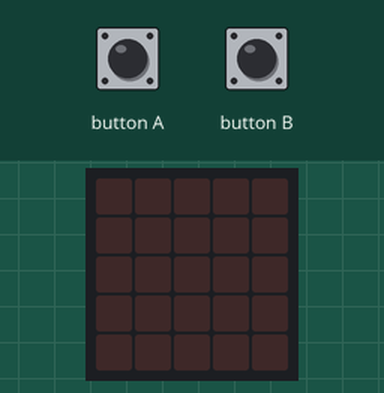
A program run on a simulated BBC micro:bit running MicroPython. On the bench: the board's 5×5 LED display. Inputs (shaded band) come from the test bench.

Above: at 1.2 s.
1.3 s: button A pressed for 0.15 s
At 1.6 s:
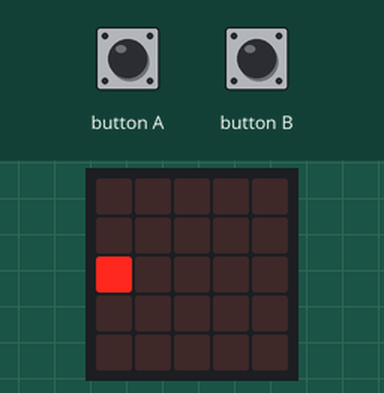
3.8 s: button B pressed for 0.15 s
At 4.6 s:
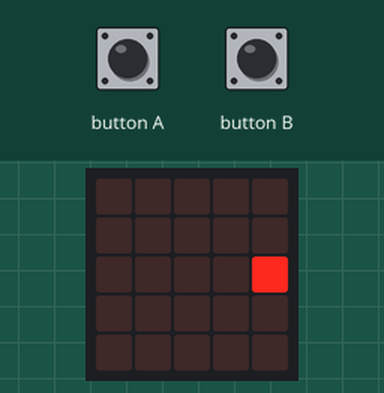
Timing chart, 0 to 6.8 s (numbered marks = the images above; inputs shaded):
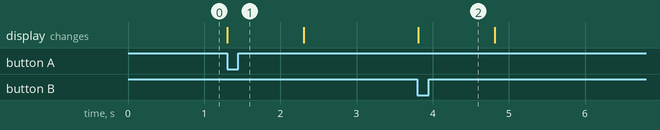

Measured:
- after the input at 1.3 s, the display: changes at once (image 1)
- after the input at 3.8 s, the display: changes at once (image 2)

The program:

1_ex_1_press_buttons.py
```python
# 1_ex_1_1_press_buttons.py


from microbit import *

while True:
    if button_a.was_pressed():
        display.set_pixel(0,2,9)
        sleep(1000)
        display.clear()
    if button_b.was_pressed():
        display.set_pixel(4,2,9)
        sleep(1000)
        display.clear()
    sleep(100)
    # sleep(100) is here because otherwise the microcontroller would run too
    # fast for nothing! At any rate, we are not able to press the buttons more
    # the once every 100[µs]!
```
